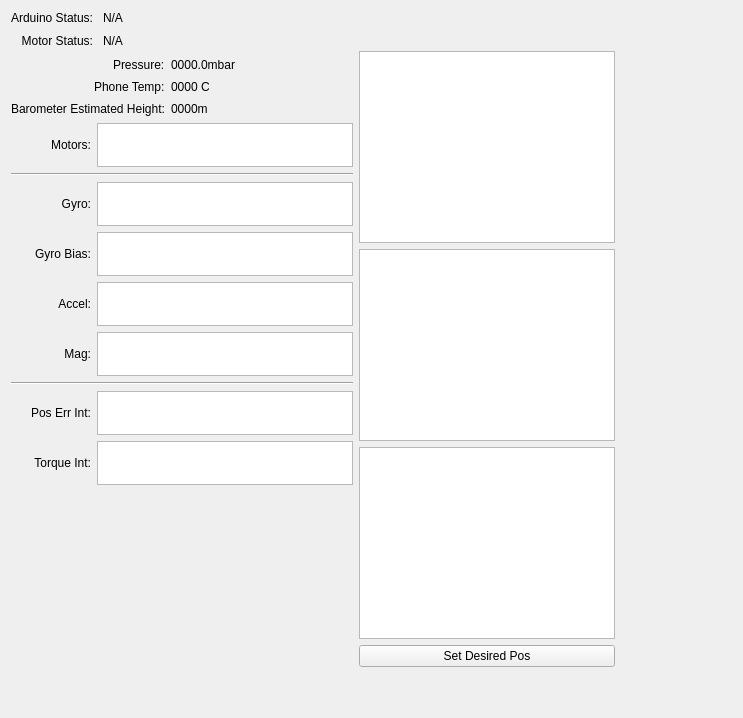
      <widget class="QWidget" name="tabData">
       <attribute name="title">
        <string>Data</string>
       </attribute>
       <layout class="QHBoxLayout" name="horizontalLayout_2">
        <item>
         <layout class="QVBoxLayout" name="verticalLayout_4">
          <item>
           <layout class="QGridLayout" name="gridLayout_2">
            <property name="horizontalSpacing">
             <number>10</number>
            </property>
            <item row="0" column="0">
             <widget class="QLabel" name="lblChad">
              <property name="text">
               <string>Arduino Status:</string>
              </property>
              <property name="alignment">
               <set>Qt::AlignRight|Qt::AlignTrailing|Qt::AlignVCenter</set>
              </property>
             </widget>
            </item>
            <item row="0" column="1">
             <widget class="QLabel" name="lblArduinoStatus">
              <property name="text">
               <string>N/A</string>
              </property>
             </widget>
            </item>
            <item row="1" column="0">
             <widget class="QLabel" name="lblChad_3">
              <property name="text">
               <string>Motor Status:</string>
              </property>
              <property name="alignment">
               <set>Qt::AlignRight|Qt::AlignTrailing|Qt::AlignVCenter</set>
              </property>
             </widget>
            </item>
            <item row="1" column="1">
             <widget class="QLabel" name="lblMotorStatus">
              <property name="text">
               <string>N/A</string>
              </property>
             </widget>
            </item>
            <item row="1" column="2">
             <spacer name="horizontalSpacer_12">
              <property name="orientation">
               <enum>Qt::Horizontal</enum>
              </property>
              <property name="sizeHint" stdset="0">
               <size>
                <width>40</width>
                <height>20</height>
               </size>
              </property>
             </spacer>
            </item>
           </layout>
          </item>
          <item>
           <layout class="QFormLayout" name="formLayout_3">
            <property name="labelAlignment">
             <set>Qt::AlignRight|Qt::AlignTrailing|Qt::AlignVCenter</set>
            </property>
            <item row="0" column="0">
             <widget class="QLabel" name="label_3">
              <property name="text">
               <string>Pressure:</string>
              </property>
             </widget>
            </item>
            <item row="0" column="1">
             <widget class="QLabel" name="lblPressure">
              <property name="minimumSize">
               <size>
                <width>80</width>
                <height>16</height>
               </size>
              </property>
              <property name="maximumSize">
               <size>
                <width>80</width>
                <height>16</height>
               </size>
              </property>
              <property name="text">
               <string>0000.0mbar</string>
              </property>
             </widget>
            </item>
            <item row="1" column="0">
             <widget class="QLabel" name="label_6">
              <property name="text">
               <string>Phone Temp:</string>
              </property>
             </widget>
            </item>
            <item row="1" column="1">
             <widget class="QLabel" name="lblPhoneTemp">
              <property name="minimumSize">
               <size>
                <width>80</width>
                <height>16</height>
               </size>
              </property>
              <property name="maximumSize">
               <size>
                <width>80</width>
                <height>16</height>
               </size>
              </property>
              <property name="text">
               <string>0000 C</string>
              </property>
             </widget>
            </item>
            <item row="2" column="0">
             <widget class="QLabel" name="label_8">
              <property name="text">
               <string>Barometer Estimated Height:</string>
              </property>
             </widget>
            </item>
            <item row="2" column="1">
             <widget class="QLabel" name="lblBarometerHeight">
              <property name="minimumSize">
               <size>
                <width>80</width>
                <height>16</height>
               </size>
              </property>
              <property name="maximumSize">
               <size>
                <width>80</width>
                <height>16</height>
               </size>
              </property>
              <property name="text">
               <string>0000m</string>
              </property>
             </widget>
            </item>
           </layout>
          </item>
          <item>
           <layout class="QHBoxLayout" name="horizontalLayout_12">
            <item>
             <widget class="QLabel" name="label_18">
              <property name="minimumSize">
               <size>
                <width>80</width>
                <height>0</height>
               </size>
              </property>
              <property name="maximumSize">
               <size>
                <width>10000</width>
                <height>16777215</height>
               </size>
              </property>
              <property name="text">
               <string>Motors:</string>
              </property>
              <property name="alignment">
               <set>Qt::AlignRight|Qt::AlignTrailing|Qt::AlignVCenter</set>
              </property>
             </widget>
            </item>
            <item>
             <widget class="QTableView" name="vwMotors">
              <property name="sizePolicy">
               <sizepolicy hsizetype="Minimum" vsizetype="Minimum">
                <horstretch>0</horstretch>
                <verstretch>0</verstretch>
               </sizepolicy>
              </property>
              <property name="minimumSize">
               <size>
                <width>0</width>
                <height>0</height>
               </size>
              </property>
              <property name="maximumSize">
               <size>
                <width>256</width>
                <height>44</height>
               </size>
              </property>
             </widget>
            </item>
           </layout>
          </item>
          <item>
           <widget class="Line" name="line_3">
            <property name="orientation">
             <enum>Qt::Horizontal</enum>
            </property>
           </widget>
          </item>
          <item>
           <layout class="QVBoxLayout" name="verticalLayout_3">
            <item>
             <layout class="QHBoxLayout" name="horizontalLayout_4">
              <item>
               <widget class="QLabel" name="label_9">
                <property name="minimumSize">
                 <size>
                  <width>80</width>
                  <height>0</height>
                 </size>
                </property>
                <property name="maximumSize">
                 <size>
                  <width>10000</width>
                  <height>16777215</height>
                 </size>
                </property>
                <property name="text">
                 <string>Gyro:</string>
                </property>
                <property name="alignment">
                 <set>Qt::AlignRight|Qt::AlignTrailing|Qt::AlignVCenter</set>
                </property>
               </widget>
              </item>
              <item>
               <widget class="QTableView" name="vwGyro">
                <property name="sizePolicy">
                 <sizepolicy hsizetype="Minimum" vsizetype="Minimum">
                  <horstretch>0</horstretch>
                  <verstretch>0</verstretch>
                 </sizepolicy>
                </property>
                <property name="minimumSize">
                 <size>
                  <width>0</width>
                  <height>0</height>
                 </size>
                </property>
                <property name="maximumSize">
                 <size>
                  <width>256</width>
                  <height>44</height>
                 </size>
                </property>
               </widget>
              </item>
             </layout>
            </item>
            <item>
             <layout class="QHBoxLayout" name="horizontalLayout_5">
              <item>
               <widget class="QLabel" name="label_10">
                <property name="minimumSize">
                 <size>
                  <width>80</width>
                  <height>0</height>
                 </size>
                </property>
                <property name="maximumSize">
                 <size>
                  <width>10000</width>
                  <height>16777215</height>
                 </size>
                </property>
                <property name="text">
                 <string>Gyro Bias:</string>
                </property>
                <property name="alignment">
                 <set>Qt::AlignRight|Qt::AlignTrailing|Qt::AlignVCenter</set>
                </property>
               </widget>
              </item>
              <item>
               <widget class="QTableView" name="vwGyroBias">
                <property name="sizePolicy">
                 <sizepolicy hsizetype="Minimum" vsizetype="Minimum">
                  <horstretch>0</horstretch>
                  <verstretch>0</verstretch>
                 </sizepolicy>
                </property>
                <property name="minimumSize">
                 <size>
                  <width>0</width>
                  <height>0</height>
                 </size>
                </property>
                <property name="maximumSize">
                 <size>
                  <width>256</width>
                  <height>44</height>
                 </size>
                </property>
               </widget>
              </item>
             </layout>
            </item>
            <item>
             <layout class="QHBoxLayout" name="horizontalLayout_6">
              <item>
               <widget class="QLabel" name="label_accel">
                <property name="minimumSize">
                 <size>
                  <width>80</width>
                  <height>0</height>
                 </size>
                </property>
                <property name="maximumSize">
                 <size>
                  <width>10000</width>
                  <height>16777215</height>
                 </size>
                </property>
                <property name="text">
                 <string>Accel:</string>
                </property>
                <property name="alignment">
                 <set>Qt::AlignRight|Qt::AlignTrailing|Qt::AlignVCenter</set>
                </property>
               </widget>
              </item>
              <item>
               <widget class="QTableView" name="vwAccel">
                <property name="sizePolicy">
                 <sizepolicy hsizetype="Minimum" vsizetype="Minimum">
                  <horstretch>0</horstretch>
                  <verstretch>0</verstretch>
                 </sizepolicy>
                </property>
                <property name="minimumSize">
                 <size>
                  <width>0</width>
                  <height>0</height>
                 </size>
                </property>
                <property name="maximumSize">
                 <size>
                  <width>256</width>
                  <height>44</height>
                 </size>
                </property>
               </widget>
              </item>
             </layout>
            </item>
            <item>
             <layout class="QHBoxLayout" name="horizontalLayout_7">
              <item>
               <widget class="QLabel" name="label_11">
                <property name="minimumSize">
                 <size>
                  <width>80</width>
                  <height>0</height>
                 </size>
                </property>
                <property name="maximumSize">
                 <size>
                  <width>10000</width>
                  <height>16777215</height>
                 </size>
                </property>
                <property name="text">
                 <string>Mag:</string>
                </property>
                <property name="alignment">
                 <set>Qt::AlignRight|Qt::AlignTrailing|Qt::AlignVCenter</set>
                </property>
               </widget>
              </item>
              <item>
               <widget class="QTableView" name="vwMag">
                <property name="sizePolicy">
                 <sizepolicy hsizetype="Minimum" vsizetype="Minimum">
                  <horstretch>0</horstretch>
                  <verstretch>0</verstretch>
                 </sizepolicy>
                </property>
                <property name="minimumSize">
                 <size>
                  <width>0</width>
                  <height>0</height>
                 </size>
                </property>
                <property name="maximumSize">
                 <size>
                  <width>256</width>
                  <height>44</height>
                 </size>
                </property>
               </widget>
              </item>
             </layout>
            </item>
           </layout>
          </item>
          <item>
           <widget class="Line" name="line_2">
            <property name="orientation">
             <enum>Qt::Horizontal</enum>
            </property>
           </widget>
          </item>
          <item>
           <layout class="QVBoxLayout" name="verticalLayout_5">
            <item>
             <layout class="QHBoxLayout" name="horizontalLayout_13">
              <item>
               <widget class="QLabel" name="label_19">
                <property name="minimumSize">
                 <size>
                  <width>80</width>
                  <height>0</height>
                 </size>
                </property>
                <property name="maximumSize">
                 <size>
                  <width>10000</width>
                  <height>16777215</height>
                 </size>
                </property>
                <property name="text">
                 <string> Pos Err Int:</string>
                </property>
                <property name="alignment">
                 <set>Qt::AlignRight|Qt::AlignTrailing|Qt::AlignVCenter</set>
                </property>
               </widget>
              </item>
              <item>
               <widget class="QTableView" name="vwPosInt">
                <property name="sizePolicy">
                 <sizepolicy hsizetype="Minimum" vsizetype="Minimum">
                  <horstretch>0</horstretch>
                  <verstretch>0</verstretch>
                 </sizepolicy>
                </property>
                <property name="minimumSize">
                 <size>
                  <width>0</width>
                  <height>0</height>
                 </size>
                </property>
                <property name="maximumSize">
                 <size>
                  <width>256</width>
                  <height>44</height>
                 </size>
                </property>
               </widget>
              </item>
             </layout>
            </item>
            <item>
             <layout class="QHBoxLayout" name="horizontalLayout_14">
              <item>
               <widget class="QLabel" name="label_20">
                <property name="minimumSize">
                 <size>
                  <width>80</width>
                  <height>0</height>
                 </size>
                </property>
                <property name="maximumSize">
                 <size>
                  <width>10000</width>
                  <height>16777215</height>
                 </size>
                </property>
                <property name="text">
                 <string>Torque Int:</string>
                </property>
                <property name="alignment">
                 <set>Qt::AlignRight|Qt::AlignTrailing|Qt::AlignVCenter</set>
                </property>
               </widget>
              </item>
              <item>
               <widget class="QTableView" name="vwTorqueInt">
                <property name="sizePolicy">
                 <sizepolicy hsizetype="Minimum" vsizetype="Minimum">
                  <horstretch>0</horstretch>
                  <verstretch>0</verstretch>
                 </sizepolicy>
                </property>
                <property name="minimumSize">
                 <size>
                  <width>0</width>
                  <height>0</height>
                 </size>
                </property>
                <property name="maximumSize">
                 <size>
                  <width>256</width>
                  <height>44</height>
                 </size>
                </property>
               </widget>
              </item>
             </layout>
            </item>
           </layout>
          </item>
          <item>
           <spacer name="verticalSpacer">
            <property name="orientation">
             <enum>Qt::Vertical</enum>
            </property>
            <property name="sizeHint" stdset="0">
             <size>
              <width>20</width>
              <height>2</height>
             </size>
            </property>
           </spacer>
          </item>
         </layout>
        </item>
        <item>
         <layout class="QVBoxLayout" name="verticalLayout_6">
          <item>
           <spacer name="verticalSpacer_4">
            <property name="orientation">
             <enum>Qt::Vertical</enum>
            </property>
            <property name="sizeHint" stdset="0">
             <size>
              <width>20</width>
              <height>40</height>
             </size>
            </property>
           </spacer>
          </item>
          <item>
           <widget class="QTableView" name="vwViconState">
            <property name="sizePolicy">
             <sizepolicy hsizetype="Minimum" vsizetype="Minimum">
              <horstretch>0</horstretch>
              <verstretch>0</verstretch>
             </sizepolicy>
            </property>
            <property name="minimumSize">
             <size>
              <width>0</width>
              <height>0</height>
             </size>
            </property>
            <property name="maximumSize">
             <size>
              <width>9999</width>
              <height>9999</height>
             </size>
            </property>
           </widget>
          </item>
          <item>
           <widget class="QTableView" name="vwState">
            <property name="sizePolicy">
             <sizepolicy hsizetype="Minimum" vsizetype="Minimum">
              <horstretch>0</horstretch>
              <verstretch>0</verstretch>
             </sizepolicy>
            </property>
            <property name="minimumSize">
             <size>
              <width>0</width>
              <height>0</height>
             </size>
            </property>
            <property name="maximumSize">
             <size>
              <width>9999</width>
              <height>9999</height>
             </size>
            </property>
           </widget>
          </item>
          <item>
           <widget class="QTableView" name="vwDesState">
            <property name="sizePolicy">
             <sizepolicy hsizetype="Minimum" vsizetype="Minimum">
              <horstretch>0</horstretch>
              <verstretch>0</verstretch>
             </sizepolicy>
            </property>
            <property name="minimumSize">
             <size>
              <width>0</width>
              <height>0</height>
             </size>
            </property>
            <property name="maximumSize">
             <size>
              <width>9999</width>
              <height>9999</height>
             </size>
            </property>
           </widget>
          </item>
          <item>
           <widget class="QPushButton" name="btnSetDesiredPos">
            <property name="text">
             <string>Set Desired Pos</string>
            </property>
           </widget>
          </item>
          <item>
           <spacer name="verticalSpacer_13">
            <property name="orientation">
             <enum>Qt::Vertical</enum>
            </property>
            <property name="sizeHint" stdset="0">
             <size>
              <width>20</width>
              <height>40</height>
             </size>
            </property>
           </spacer>
          </item>
         </layout>
        </item>
        <item>
         <spacer name="horizontalSpacer">
          <property name="orientation">
           <enum>Qt::Horizontal</enum>
          </property>
          <property name="sizeHint" stdset="0">
           <size>
            <width>117</width>
            <height>20</height>
           </size>
          </property>
         </spacer>
        </item>
       </layout>
      </widget>
